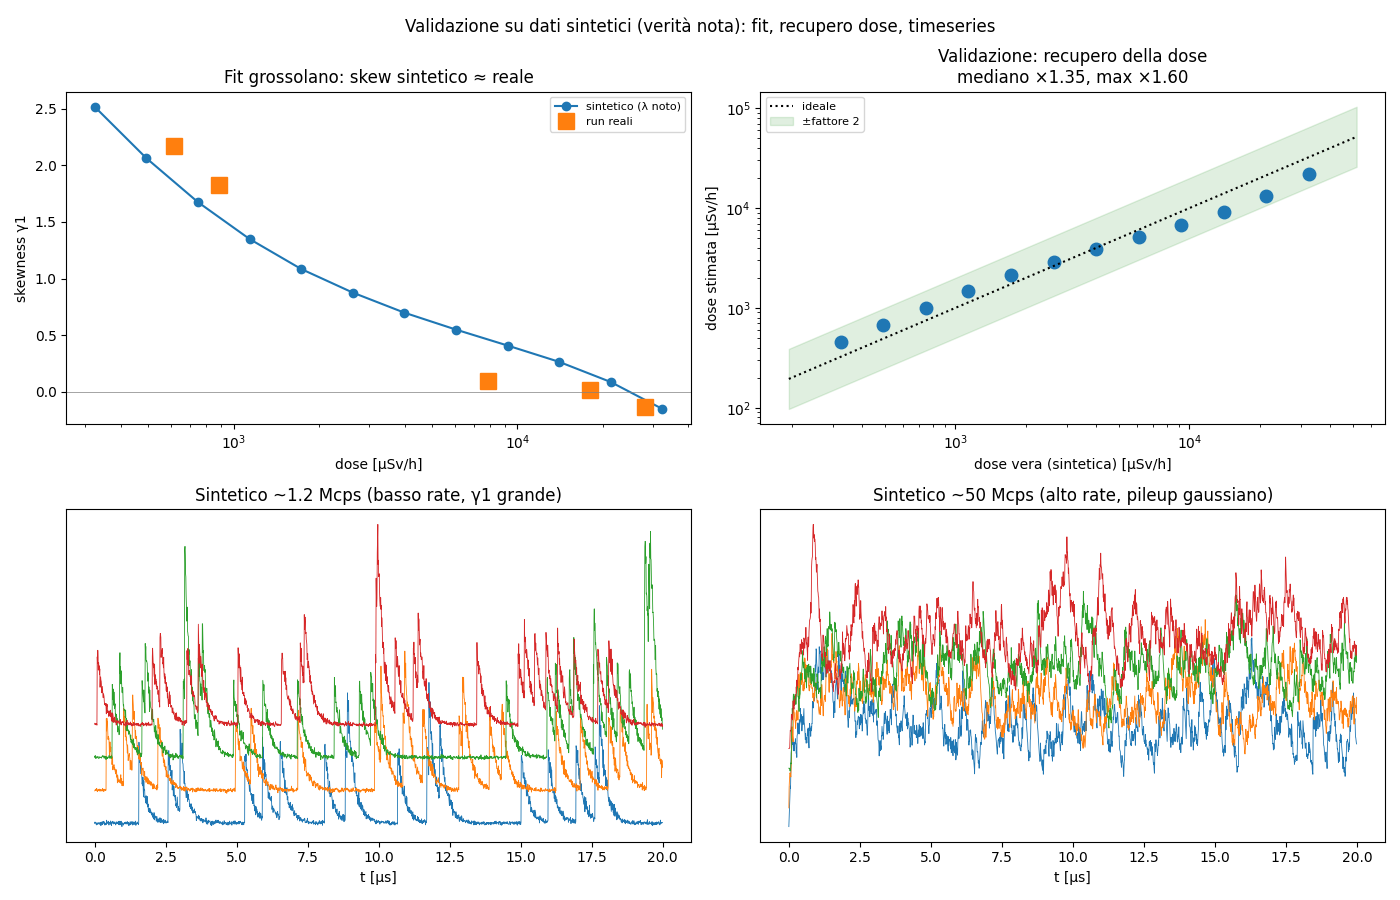

Source code (Python):
"""
Validazione della pipeline di dose su DATI SINTETICI a verità nota.

Fit grossolano del simulatore pe-level (../target_test/pe_synth.py) ai run reali:
  tau_scint = 230 ns (NaI),  eta_pe = 3500 (Cs-137 662 keV),  rumore ~ reale.
Con questi, lo skew sintetico segue quello reale ai λ noti (vedi figura, pannello A).

Test: genero forme d'onda a λ NOTO (→ dose vera = λ·540 µSv/h·Mcps⁻¹), applico la
calibrazione di dose (dai dati reali) e verifico che recuperi la dose vera.
"""
import os, sys, json
import numpy as np
from scipy.stats import skew, kurtosis
import matplotlib; matplotlib.use("Agg"); import matplotlib.pyplot as plt

sys.path.insert(0, os.path.join(os.path.dirname(__file__), "..", "target_test"))
import pe_synth as pe                                  # generatore pe-level (Cox)

CAL = json.load(open(os.path.join(os.path.dirname(__file__), "calibration.json")))["rate_dose"]
DT = pe.DT
ETA_PE, NOISE = 3500, 2.0
MCPS2USVH = 540.0                                       # 1 Mcps ↔ 540 µSv/h (Cs, 2x2" NaI)

def sk(j):
    x = j - j.mean(1, keepdims=True); return float(skew(x, axis=None))
def dose_est(s):
    return float(np.exp(CAL["a"] + CAL["b"] * np.arcsinh(s)))

# --- run reali (per overlay) ---
real = [(616, 2.17), (889, 1.83), (7900, 0.10), (17990, 0.02), (28100, -0.13)]

# --- sintetico su una griglia di λ noti ---
lam_grid = np.logspace(np.log10(0.6e6), np.log10(6e7), 12)
sks, dose_true, dose_hat = [], [], []
for lam in lam_grid:
    j = pe.gen(lam, ETA_PE, gain=1.0, N=1200, L=2000, noise_adc=NOISE, seed=1)
    s = sk(j); sks.append(s)
    dose_true.append(lam / 1e6 * MCPS2USVH); dose_hat.append(dose_est(s))
sks = np.array(sks); dose_true = np.array(dose_true); dose_hat = np.array(dose_hat)
fac = np.exp(np.abs(np.log(dose_hat / dose_true)))

# --- timeseries sintetiche low/high rate ---
j_lo = pe.gen(1.2e6, ETA_PE, gain=1.0, N=5, L=2000, noise_adc=NOISE, seed=3)
j_hi = pe.gen(5.0e7, ETA_PE, gain=1.0, N=5, L=2000, noise_adc=NOISE, seed=4)
t = np.arange(2000) * DT * 1e6

fig, ax = plt.subplots(2, 2, figsize=(14, 9))
# A: skew(dose) sim vs real
ax[0, 0].semilogx(dose_true, sks, "o-", label="sintetico (λ noto)")
ax[0, 0].semilogx([d for d, _ in real], [s for _, s in real], "s", ms=11, label="run reali")
ax[0, 0].axhline(0, color="gray", lw=.5)
ax[0, 0].set_xlabel("dose [µSv/h]"); ax[0, 0].set_ylabel("skewness γ1")
ax[0, 0].set_title("Fit grossolano: skew sintetico ≈ reale"); ax[0, 0].legend(fontsize=8)
# B: dose stimata vs vera (sintetico)
ax[0, 1].loglog(dose_true, dose_hat, "o", ms=9)
lo, hi = dose_true.min() * .6, dose_true.max() * 1.6
ax[0, 1].plot([lo, hi], [lo, hi], "k:", label="ideale")
ax[0, 1].fill_between([lo, hi], [lo/2, hi/2], [lo*2, hi*2], color="green", alpha=.12, label="±fattore 2")
ax[0, 1].set_xlabel("dose vera (sintetica) [µSv/h]"); ax[0, 1].set_ylabel("dose stimata [µSv/h]")
ax[0, 1].set_title("Validazione: recupero della dose\nmediano ×%.2f, max ×%.2f" % (np.median(fac), fac.max()))
ax[0, 1].legend(fontsize=8)
# C, D: timeseries
for k in range(4):
    ax[1, 0].plot(t, j_lo[k] + k * 1.2 * j_lo.std(), lw=0.6)
    ax[1, 1].plot(t, j_hi[k] + k * 1.2 * j_hi.std(), lw=0.6)
ax[1, 0].set_title("Sintetico ~1.2 Mcps (basso rate, γ1 grande)"); ax[1, 0].set_xlabel("t [µs]"); ax[1, 0].set_yticks([])
ax[1, 1].set_title("Sintetico ~50 Mcps (alto rate, pileup gaussiano)"); ax[1, 1].set_xlabel("t [µs]"); ax[1, 1].set_yticks([])
fig.suptitle("Validazione su dati sintetici (verità nota): fit, recupero dose, timeseries")
fig.tight_layout(); fig.savefig(os.path.join(os.path.dirname(__file__), "synth_validation.png"), dpi=100)

print("skew sintetico:", np.round(sks, 2))
print("dose vera :", np.round(dose_true, 0))
print("dose stim :", np.round(dose_hat, 0))
print("recupero dose sintetica: mediano ×%.2f, max ×%.2f" % (np.median(fac), fac.max()))
print("saved synth_validation.png")
